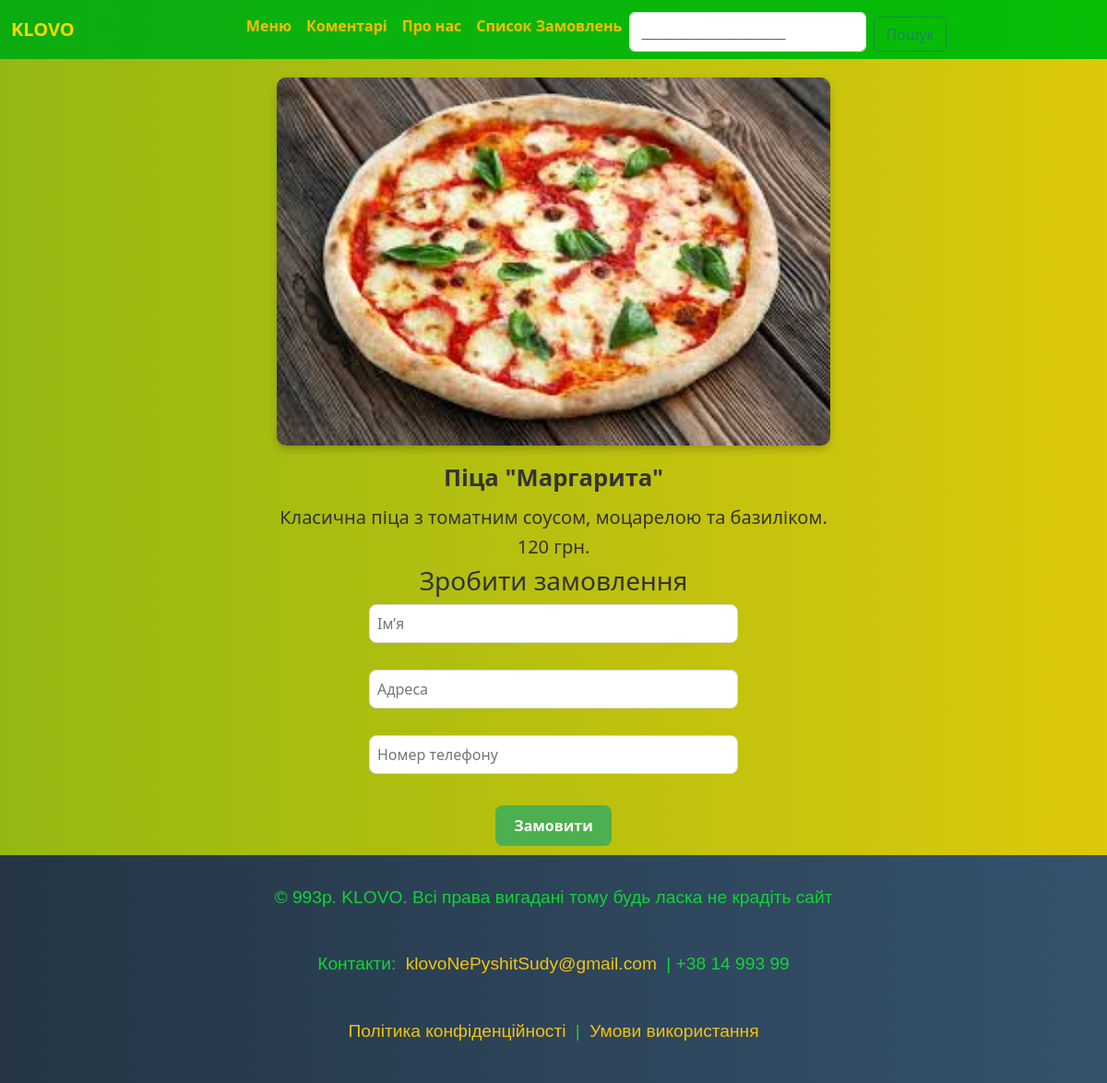
The app's page /article/1 with its own data.
### tables this page shows
CREATE TABLE menu(
    id INTEGER PRIMARY KEY AUTOINCREMENT,
    title TEXT NOT NULL,
    text TEXT NOT NULL,
    price INTEGER,
    image TEXT
    

);

### app.py (the view)
@app.route("/article/<int:menu_id>")
def article_page(menu_id):
    article = get_article(menu_id)
    return render_template("article_page.html", article=article)

### sql_scripts.py (called while the page is built)
def get_article(menu_id):
    conn = sqlite3.connect("blog.db")
    cursor = conn.cursor()
    cursor.execute("SELECT * FROM menu WHERE id=?", [menu_id])
    article = cursor.fetchone()
    conn.close()
    return article

### templates/article_page.html
{% extends 'base.html' %}
{% block content %}
<img src="{{ url_for('static', filename=article[4]) }}" class="article-img" alt="...">
<h3 class="card-title">{{article[1]}}</h3>
<h5 class="card-text">{{article[2]}}</h5>
<h5 class="card-text">{{article[3]}} грн.</h4>
    <h3>Зробити замовлення</h3>
    <form action="/submit_order" method="POST">
        <input name="name" placeholder="Ім’я" required><br>
        <input name="address" placeholder="Адреса" required><br>
        <input name="phone" placeholder="Номер телефону" required><br>
        <button type="submit">Замовити</button>
    </form>
{% endblock content %}

### static/style.css (style rules this page uses)
body { background: linear-gradient(to right, #94b813, #ddc80a); }
body { margin: 0; padding: 0; background-color: #f5f5f5; height: 100vh; text-align: center; justify-content: center; align-items: center; font-family: 'Arial', sans-serif; text-align: center; }
body { margin: 0; font-family: Arial, sans-serif; background-color: #f9f9f9; }
input, textarea { width: 90%; max-width: 400px; padding: 10px; margin-top: 5px; border: 1px solid #ddd; border-radius: 8px; font-size: 16px; box-sizing: border-box; display: block; margin-left: auto; margin-right: auto; }
button { padding: 10px 20px; background-color: #4CAF50; color: white; font-weight: bold; border: none; border-radius: 8px; cursor: pointer; transition: background-color 0.3s; margin-top: 10px; }
body { font-family: 'Segoe UI', Tahoma, Geneva, Verdana, sans-serif; background-color: #f0f4f8; color: #333; margin: 0; padding: 0; }
body { font-family: 'Segoe UI', Tahoma, Geneva, Verdana, sans-serif; background-color: #f4f7fa; margin: 0; padding: 0; }
.card-title { font-size: 1.6rem; font-weight: bold; color: #333; margin-bottom: 15px; }
.article-img { max-width: 600px; width: 100%; height: auto; display: block; margin: 20px auto; border-radius: 10px; box-shadow: 0 4px 8px rgba(0, 0, 0, 0.2); }
input, textarea { width: 100%; padding: 8px; box-sizing: border-box; }
button { padding: 10px 20px; }

### records on screen
menu: image (picture), title "Піца \"Маргарита\"", text "Класична піца з томатним соусом, моцарелою та базиліком.", price "120"
